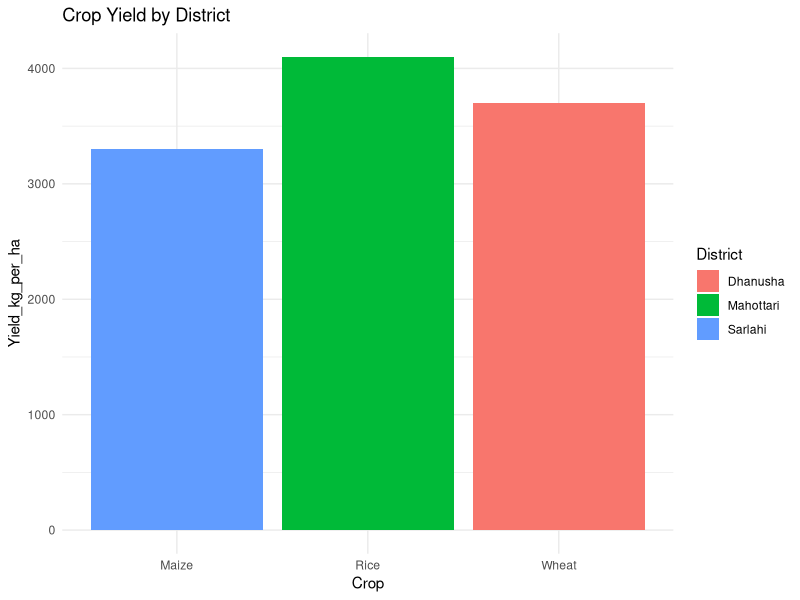
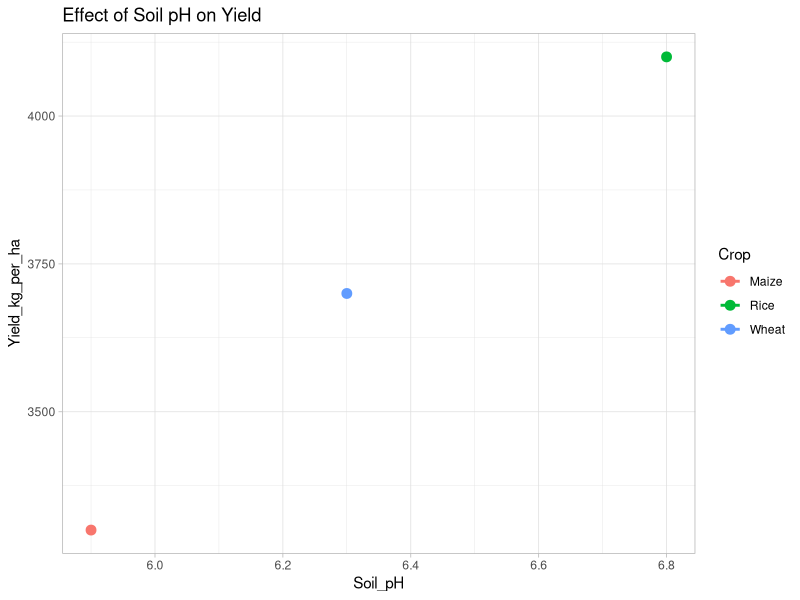
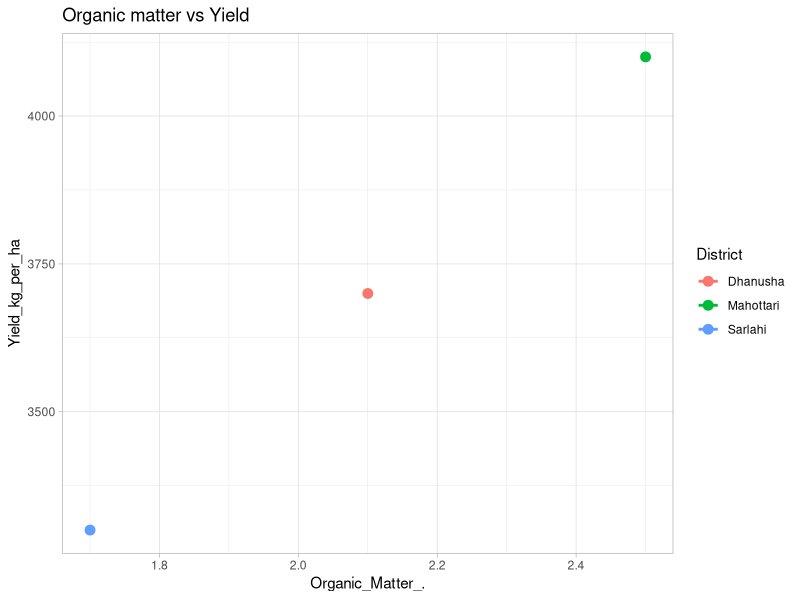

Generate these figures, in order, with R:
### Capstone project and real-world applications ###


# Bring everything together to complete a realistic project using multi-variable dataset:
#   soil data
#   weather data
#   crop yield data
#   analysis, modeling and visualization
# Designed to simulate real agricultural research or field study reports

library(tidyverse)

data <- read.csv('capstone.csv')
glimpse(data)
summary(data)


# Visualize Yield Differences
# Yield by crop and district
ggplot(data, aes(x = Crop, y = Yield_kg_per_ha, fill = District))+ 
  geom_bar(stat = 'identity', position = position_dodge())+
  labs(title = 'Crop Yield by District')+
  theme_minimal()

# Effect of soil ph and organic matter
ggplot(data, aes(x = Soil_pH, y = Yield_kg_per_ha, color = Crop))+
  geom_point(size = 3)+
  geom_smooth(method = 'lm', se = FALSE)+
  labs(title = 'Effect of Soil pH on Yield')+
  theme_light()


ggplot(data, aes(x = Organic_Matter_., y = Yield_kg_per_ha, color = District))+
  geom_point(size = 3)+
  geom_smooth(method = 'lm', se = FALSE)+
  labs(title = 'Organic matter vs Yield')+
  theme_light()


# Groupwise summary and correlation
# Average yield per crop
data %>%
  group_by(Crop) %>%
  summarise(avg_yield = mean(Yield_kg_per_ha), .groups = 'drop')

data %>%
  select(Yield_kg_per_ha, Soil_pH, Organic_Matter_., Avg_Seasonal_Rainfall_mm, Avg_Seasonal_Temp_C) %>%
  cor () %>%
  round(2)


# Build a simple linear model
# let's predict yield using weather and soil data
model <- lm(Yield_kg_per_ha ~ Soil_pH + Organic_Matter_. + Avg_Seasonal_Rainfall_mm + Avg_Seasonal_Temp_C, data = data)
summary(model)

# You will see which factors are most influential on yield - check p-values and coeffecients


# Generate Report Tabl
# Create summary table with grouped stats:
data %>% 
  group_by(District, Crop) %>%
  summarise(
    Mean_Yield = mean(Yield_kg_per_ha),
    Mean_Temp = mean(Avg_Seasonal_Temp_C),
    Total_Rain = mean(Avg_Seasonal_Rainfall_mm),
    .groups = 'drop'
  )



# Challenge 
# Try these hands-on tasks:
# Which crop is the most sensitive to rainfall variation?
# For each district, find the year with highest yield and explain the possible reason.
# Build seperate linear models by crop (group_by(crop) + do() or nest() + map())
# Visualize yield trends across years for each crop and district
# Predict yield in a 'new year' using the model and predict()



# Optional Final Project
# Use your own local agriculture dataset, and:
#   Clean and transform it using tidyverse
#   Visualize spatial and temporal patterns
#   Model yield or pest/disease response
#   Write a short summary (can export with knitr or quarto)